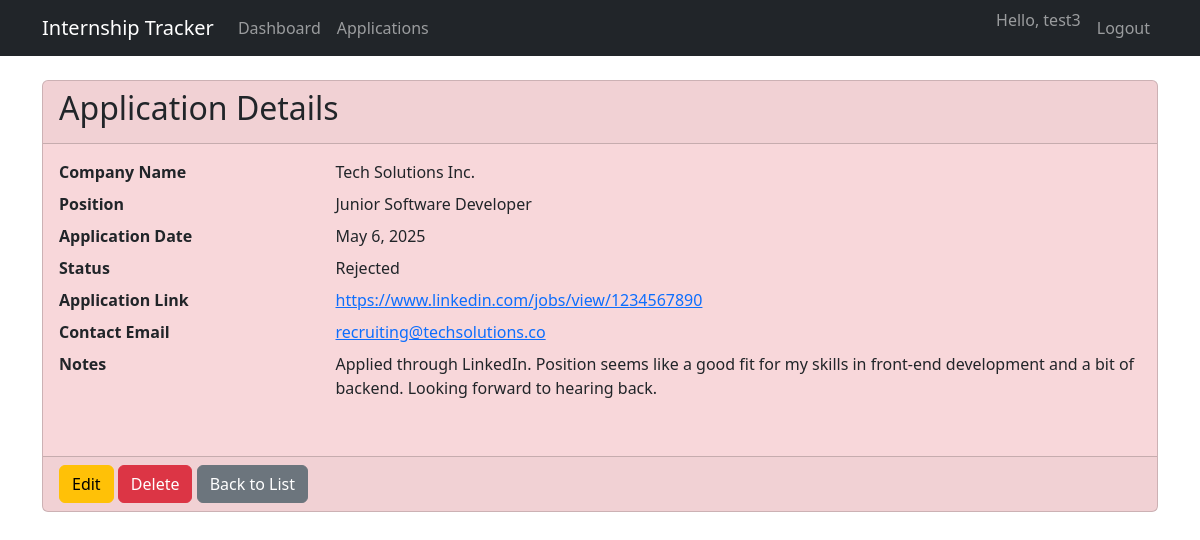
The page /applications/1/ (signed in) on the database its author committed.
### tracker/models.py (models this page shows, shortened)
class Application(models.Model):
    user = models.ForeignKey(User, on_delete=models.CASCADE)
    company_name = models.CharField(max_length=100)
    position = models.CharField(max_length=100)
    application_date = models.DateField()
    status = models.CharField(max_length=20, choices=STATUS_CHOICES, default='applied')
    notes = models.TextField(blank=True, null=True)
    application_link = models.URLField(blank=True, null=True)
    contact_email = models.EmailField(blank=True, null=True)
    created_at = models.DateTimeField(auto_now_add=True)
    updated_at = models.DateTimeField(auto_now=True)
    class Meta:
        ordering = ['-application_date']

### tracker/views.py (the view)
# urls.py: path('applications/<int:pk>/', views.application_detail, name='application_detail'),
@login_required
def application_detail(request, pk):
    application = get_object_or_404(Application, pk=pk, user=request.user)
    return render(request, 'tracker/application_detail.html', {'application': application})

### tracker/templates/tracker/application_detail.html (shortened to what this page needs)
{% extends "tracker/base.html" %}
{% block content %}
<div class="card status-{{ application.status }}">
    <div class="card-header">
        <h2>Application Details</h2>
    </div>
    <div class="card-body">
        <dl class="row">
            <dt class="col-sm-3">Company Name</dt>
            <dd class="col-sm-9">{{ application.company_name }}</dd>
            <dt class="col-sm-3">Position</dt>
            <dd class="col-sm-9">{{ application.position }}</dd>
            <dt class="col-sm-3">Application Date</dt>
            <dd class="col-sm-9">{{ application.application_date }}</dd>
            <dt class="col-sm-3">Status</dt>
            <dd class="col-sm-9">{{ application.get_status_display }}</dd>
            <dt class="col-sm-3">Application Link</dt>
            <dd class="col-sm-9">
                {% if application.application_link %}
                    <a href="{{ application.application_link }}" target="_blank">{{ application.application_link }}</a>
                {% else %}
                    Not provided
                {% endif %}
            </dd>
            <dt class="col-sm-3">Contact Email</dt>
            <dd class="col-sm-9">
                {% if application.contact_email %}
                    <a href="mailto:{{ application.contact_email }}">{{ application.contact_email }}</a>
                {% else %}
                    Not provided
                {% endif %}
            </dd>
            <dt class="col-sm-3">Notes</dt>
            <dd class="col-sm-9">
                {% if application.notes %}
                    {{ application.notes|linebreaks }}
                {% else %}
                    No notes added
                {% endif %}
            </dd>
        </dl>
    </div>
    <div class="card-footer">
        <a href="{% url 'application_update' application.pk %}" class="btn btn-warning">Edit</a>
        <a href="{% url 'application_delete' application.pk %}" class="btn btn-danger">Delete</a>
        <a href="{% url 'application_list' %}" class="btn btn-secondary">Back to List</a>
    </div>
</div>
{% endblock %}

### tracker/templates/tracker/base.html (shortened to what this page needs)
<!DOCTYPE html>
<html lang="en">
<head>
    <link href="https://cdn.jsdelivr.net/npm/bootstrap@5.3.0/dist/css/bootstrap.min.css" rel="stylesheet">
    {% load crispy_forms_tags %}
</head>
<body>
    <nav class="navbar navbar-expand-lg navbar-dark bg-dark fixed-top">
        <div class="container">
            <a class="navbar-brand" href="{% url 'dashboard' %}">Internship Tracker</a>
            <div class="collapse navbar-collapse" id="navbarNav">
                <ul class="navbar-nav me-auto">
                    {% if user.is_authenticated %}
                        <li class="nav-item">
                            <a class="nav-link" href="{% url 'dashboard' %}">Dashboard</a>
                        </li>
                        <li class="nav-item">
                            <a class="nav-link" href="{% url 'application_list' %}">Applications</a>
                        </li>
                    {% endif %}
                </ul>
                <ul class="navbar-nav">
                    {% if user.is_authenticated %}
                        <li class="nav-item">
                            <span class="navbar-text me-2">Hello, {{ user.username }}</span>
                        </li>
                        <li class="nav-item">
                            <a class="nav-link" href="{% url 'logout' %}">Logout</a>
                        </li>
                    {% endif %}
                </ul>
            </div>
        </div>
    </nav>
    <div class="container mt-4">
        {% block content %}{% endblock %}
    </div>
</body>
</html>

### tracker/templates/tracker/base.html (style rules this page uses)
body { padding-top: 56px; }
.status-rejected { background-color: #f8d7da; }

### rows shown on the page
Application: company_name "Tech Solutions Inc.", position "Junior Software Developer", application_date "May 6, 2025", status "Rejected", application_link "https://www.linkedin.com/jobs/view/1234567890", contact_email "recruiting@techsolutions.co", notes "Applied through LinkedIn. Position seems like a good fit for my skills in front-end development and a bit of backend. Looking forward to hearing back."

### other values the page prints
{{ user.username }} "test3"
